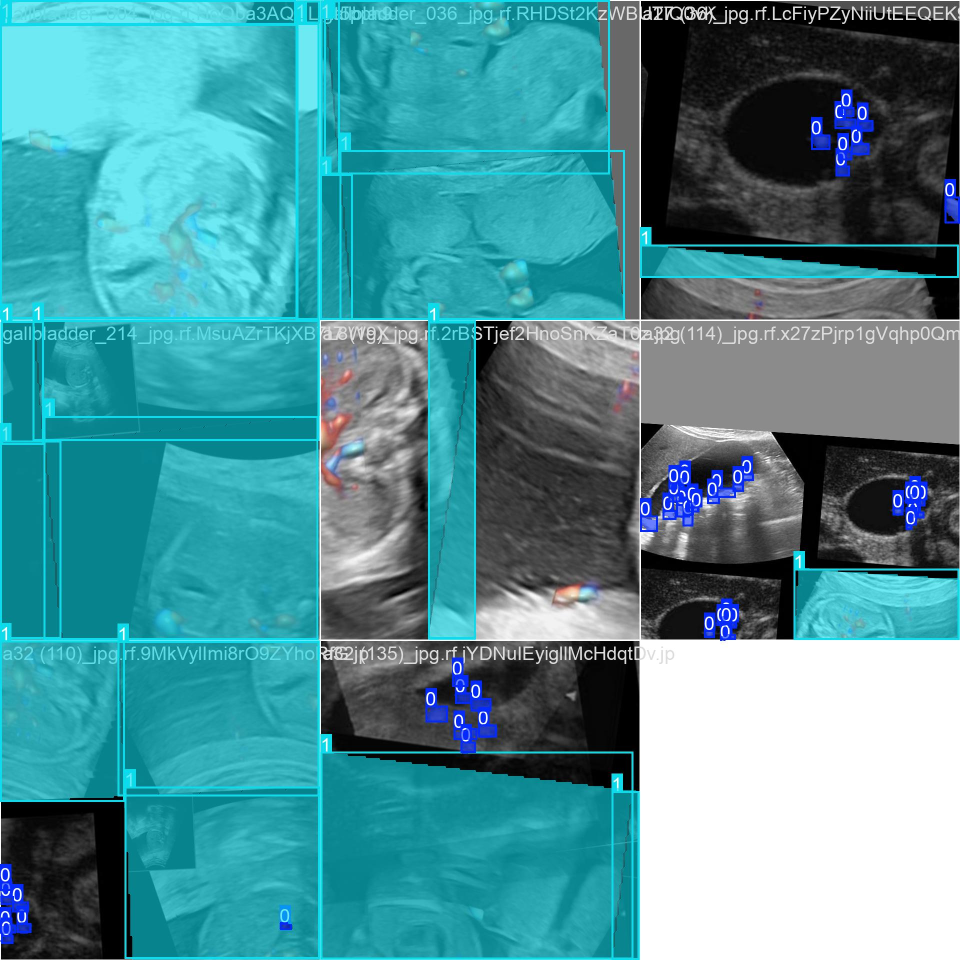
#> input picture backend/runs/segment/gallstone_yolo26/weights/train_batch2.jpg, 1920 x 1920 px, given as the content of the folder dataset_final_resplit/val/images, which was not available (shown at 1/2 size)
$ python review_validation_images.py
#> lines starting #> are read from the running program, lines starting #| are printed output that depends on the picture; after the words box and inside, x2 and y2 are one past the last pixel; in counts of white or black regions, pixels touching at a corner belong together; pictures that were not available may be replaced by others from this repository, and a replacement may not be noted
"""
Manual Validation Image Review Script
Interactive tool to review and clean validation images
"""
import cv2
import numpy as np
from pathlib import Path
import json
from datetime import datetime

class ValidationReviewer:
    """Interactive tool for reviewing validation images"""

    def __init__(self, data_dir="dataset_final_resplit", debug_mode=False, split="val"):
        self.data_dir = Path(data_dir)
        self.split = split
        self.split_dir = self.data_dir / split
        self.img_dir = self.split_dir / "images"
        self.label_dir = self.split_dir / "labels"

        self.reviewed_images = set()
        self.bad_images = set()
        self.current_index = 0
        self.image_files = []
        self.debug_mode = debug_mode

        # Colors
        self.GREEN = (0, 255, 0)
        self.RED = (0, 0, 255)
        self.BLUE = (255, 0, 0)
        self.WHITE = (255, 255, 255)
        self.BLACK = (0, 0, 0)
        self.YELLOW = (0, 255, 255)

    def load_images(self):
        """Load all validation images"""
        self.image_files = list(self.img_dir.glob("*.jpg")) + list(self.img_dir.glob("*.png"))
        self.image_files.sort()

        # Load previous review state if exists
        review_file = self.data_dir / f"review_state_{self.split}.json"
        if review_file.exists():
            with open(review_file, 'r') as f:
                state = json.load(f)
                self.reviewed_images = set(state.get('reviewed', []))
                self.bad_images = set(state.get('bad', []))

        print(f"Loaded {len(self.image_files)} validation images")
        print(f"Previously reviewed: {len(self.reviewed_images)}")
        print(f"Previously marked as bad: {len(self.bad_images)}")

    def load_labels(self, img_path, img_shape):
        """Load labels for an image with proper coordinate conversion"""
        label_path = self.label_dir / f"{img_path.stem}.txt"

        boxes = []
        if label_path.exists():
            with open(label_path, 'r') as f:
                for line_num, line in enumerate(f):
                    parts = line.strip().split()
                    if len(parts) >= 5:
                        # Get actual image dimensions
                        h, w = img_shape[:2]

                        # Check if polygon or bbox format
                        if len(parts) > 5:
                            # Polygon format - convert to bounding box
                            coords = np.array([float(x) for x in parts[1:]])
                            coords = coords.reshape(-1, 2)

                            # Convert normalized coordinates to pixels
                            x_min = int(np.min(coords[:, 0]) * w)
                            x_max = int(np.max(coords[:, 0]) * w)
                            y_min = int(np.min(coords[:, 1]) * h)
                            y_max = int(np.max(coords[:, 1]) * h)

                            if self.debug_mode:
                                print(f"DEBUG: Polygon box {line_num}: [{x_min}, {y_min}, {x_max}, {y_max}] (img: {w}x{h})")

                            boxes.append([x_min, y_min, x_max, y_max])
                        else:
                            # Bbox format: class x_center y_center width height (normalized)
                            class_id = int(parts[0])
                            x_center, y_center, width, height = map(float, parts[1:5])

                            # Convert normalized coordinates to pixels
                            x_center_px = int(x_center * w)
                            y_center_px = int(y_center * h)
                            width_px = int(width * w)
                            height_px = int(height * h)

                            # Convert to [x1, y1, x2, y2] format
                            x1 = x_center_px - width_px // 2
                            y1 = y_center_px - height_px // 2
                            x2 = x_center_px + width_px // 2
                            y2 = y_center_px + height_px // 2

                            if self.debug_mode:
                                print(f"DEBUG: Bbox {line_num}: norm=[{x_center:.3f}, {y_center:.3f}, {width:.3f}, {height:.3f}] -> pix=[{x1}, {y1}, {x2}, {y2}] (img: {w}x{h})")

                            boxes.append([x1, y1, x2, y2])

        return boxes

    def draw_boxes(self, img, boxes, color=None):
        """Draw bounding boxes on image"""
        if color is None:
            color = self.GREEN

        for box in boxes:
            x1, y1, x2, y2 = box
            cv2.rectangle(img, (x1, y1), (x2, y2), color, 2)

        return img

    def draw_info(self, img, img_name, index, total, boxes, img_shape):
        """Draw information overlay on image"""
        h, w = img.shape[:2]

        # Create semi-transparent overlay
        overlay = img.copy()
        cv2.rectangle(overlay, (0, 0), (w, 100), (0, 0, 0), -1)
        cv2.addWeighted(overlay, 0.7, img, 0.3, 0, img)

        # Draw text
        font = cv2.FONT_HERSHEY_SIMPLEX
        font_scale = 0.5
        thickness = 2

        # Image info
        text1 = f"Image {index + 1}/{total}: {img_name}"
        reviewed_status = "REVIEWED" if img_name in self.reviewed_images else "NEW"
        text2 = f"Size: {w}x{h} | Boxes: {len(boxes)} | Status: {reviewed_status} | {'BAD' if img_name in self.bad_images else 'GOOD'}"

        cv2.putText(img, text1, (10, 20), font, font_scale, self.WHITE, thickness)

        # Color based on status
        if img_name in self.bad_images:
            status_color = self.RED
        elif img_name in self.reviewed_images:
            status_color = self.YELLOW
        else:
            status_color = self.GREEN

        cv2.putText(img, text2, (10, 45), font, font_scale, status_color, thickness)

        # Show first box coordinates for debugging
        if boxes:
            box = boxes[0]
            text3 = f"Box: [{box[0]}, {box[1]}, {box[2]}, {box[3]}]"
            cv2.putText(img, text3, (10, 70), font, font_scale, self.BLUE, thickness)

        # Instructions
        instructions = [
            "[←/A] Prev",
            "[→/D] Next",
            "[B] Bad",
            "[G] Good",
            "[X] Delete",
            "[S] Skip",
            "[Q] Quit",
            "[R] Reset"
        ]

        y_offset = h - 25
        for i, instruction in enumerate(instructions):
            x_pos = 10 + (i * 100)
            if x_pos < w - 10:
                cv2.putText(img, instruction, (x_pos, y_offset),
                           font, 0.4, self.WHITE, 1)

        return img

    def save_state(self):
        """Save review state"""
        state = {
            'reviewed': list(self.reviewed_images),
            'bad': list(self.bad_images),
            'timestamp': datetime.now().isoformat()
        }

        review_file = self.data_dir / f"review_state_{self.split}.json"
        with open(review_file, 'w') as f:
            json.dump(state, f, indent=2)

        print(f"Saved review state: {len(self.reviewed_images)} reviewed, {len(self.bad_images)} bad")

    # [17 lines left out: function delete_image, not called in this run]

    def review_images(self):
        """Interactive image review"""
        if not self.image_files:
            print("No images to review")
            return

        print("\n" + "=" * 60)
        print("VALIDATION IMAGE REVIEW")
        print("=" * 60)
        print("\nControls:")
        print("  [←] or [A] - Previous image")
        print("  [→] or [D] - Next image")
        print("  [SPACE]     - Next image")
        print("  [B]         - Mark as bad")
        print("  [G]         - Mark as good")
        print("  [X] or [DEL]- Delete bad image")
        print("  [S]         - Skip to next")
        print("  [Q]         - Quit and save")
        print("  [R]         - Reset review")
        print("\n" + "=" * 60)

        while True:
            # Check if we've gone past the end
            if self.current_index >= len(self.image_files):
                print("Reached end of images. Press [←] to go back or [Q] to quit.")
                # Wait for user input
                key = cv2.waitKey(0) & 0xFF
                if key == ord('q'):
                    break
                elif key in [81, 2, 2424832]:  # Left arrow
                    self.current_index = len(self.image_files) - 1
                    continue
                else:
                    break

            img_path = self.image_files[self.current_index]
            img_name = img_path.name

            # Load image
            img = cv2.imread(str(img_path))
            if img is None:
                print(f"Failed to load {img_name}")
                self.current_index += 1
                continue

            # Load and draw boxes
            boxes = self.load_labels(img_path, img.shape)
            img = self.draw_boxes(img, boxes)

            # Draw info overlay
            img = self.draw_info(img, img_name, self.current_index, len(self.image_files), boxes, img.shape)

            # Resize if too large
            h, w = img.shape[:2]
            if h > 800 or w > 1200:
                scale = min(800/h, 1200/w)
                img = cv2.resize(img, (int(w*scale), int(h*scale)))

            # Display image
            cv2.imshow('Validation Review', img)

            # Get user input
            key = cv2.waitKey(0) & 0xFF

            # Debug: show key code
            if self.debug_mode:
                print(f"DEBUG: Key pressed: {key} (char: {chr(key) if 32 <= key <= 126 else 'N/A'})")

            if key == ord('q'):  # Quit
                print("Quitting review...")
                break
            elif key == ord('b'):  # Mark as bad
                self.bad_images.add(img_name)
                print(f"Marked {img_name} as BAD")
            elif key == ord('g'):  # Mark as good
                if img_name in self.bad_images:
                    self.bad_images.remove(img_name)
                print(f"Marked {img_name} as GOOD")
            elif key == ord('x') or key == 127 or key == 8:  # Delete bad image (X key or Delete/Backspace)
                if img_name in self.bad_images:
                    if self.delete_image(img_path):
                        self.image_files.remove(img_path)
                        self.current_index -= 1  # Adjust for removed image
                else:
                    print(f"Image {img_name} not marked as bad. Press [B] first.")
            elif key == ord('r'):  # Reset review
                confirm = input("Reset all reviews? (y/n): ")
                if confirm.lower() == 'y':
                    self.reviewed_images.clear()
                    self.bad_images.clear()
                    self.current_index = 0
                    print("Review reset")
                continue
            elif key == ord('s'):  # Skip
                print(f"Skipped {img_name}")
            # Letter key alternatives for navigation
            elif key == ord('a'):  # 'A' for previous (alternative to left arrow)
                if self.current_index > 0:
                    self.current_index -= 1
                    print(f"Going back to image {self.current_index + 1}")
                    continue
                else:
                    print("Already at first image")
                    continue
            elif key == ord('d'):  # 'D' for next (alternative to right arrow)
                if self.current_index < len(self.image_files) - 1:
                    self.current_index += 1
                    print(f"Going to image {self.current_index + 1}")
                    continue
                else:
                    print("Already at last image")
                    continue
            # Try multiple arrow key codes for cross-platform compatibility
            elif key in [81, 2, 2424832]:  # Left arrow (various systems)
                if self.current_index > 0:
                    self.current_index -= 1
                    print(f"Going back to image {self.current_index + 1}")
                    continue  # Don't mark as reviewed, just go back
                else:
                    print("Already at first image")
                    continue
            elif key in [83, 3, 2555904, 2424834]:  # Right arrow (various systems)
                if self.current_index < len(self.image_files) - 1:
                    self.current_index += 1
                    print(f"Going to image {self.current_index + 1}")
                    continue  # Don't mark as reviewed, just go forward
                else:
                    print("Already at last image")
                    continue
            elif key == ord(' '):  # Space bar (next)
                # Just move to next, handled below
                pass
            else:
                # Show unknown key for debugging
                if key != 255:  # Ignore -1 (no key pressed)
                    print(f"Unknown key: {key} (try using SPACE, A/D, or arrow keys)")

            # Mark as reviewed (only if we're not just navigating)
            self.reviewed_images.add(img_name)
            self.current_index += 1

            # Auto-save every 10 images
            if len(self.reviewed_images) % 10 == 0:
                self.save_state()

        cv2.destroyAllWindows()

        # Final save
        self.save_state()

        # Summary
        print("\n" + "=" * 60)
        print("REVIEW SUMMARY")
        print("=" * 60)
        print(f"Total images: {len(self.image_files)}")
        print(f"Reviewed: {len(self.reviewed_images)}")
        print(f"Marked as bad: {len(self.bad_images)}")
        print(f"Remaining: {len(self.image_files) - len(self.reviewed_images)}")

        if self.bad_images:
            print(f"\nBad images:")
            for img_name in sorted(self.bad_images):
                print(f"  - {img_name}")

def main():
    import argparse

    parser = argparse.ArgumentParser(description="Review validation images")
    parser.add_argument("--data_dir", type=str, default="dataset_final_resplit",
                       help="Dataset directory")
    parser.add_argument("--split", type=str, default="val", choices=["train", "val", "test"],
                       help="Dataset split to review (train, val, test)")
    parser.add_argument("--debug", action="store_true",
                       help="Enable debug mode to show coordinate conversion details")
    args = parser.parse_args()

    reviewer = ValidationReviewer(args.data_dir, debug_mode=args.debug, split=args.split)
    reviewer.load_images()
    reviewer.review_images()
#> in review_images, img is the input picture: shape (1920, 1920, 3); mean B, G, R 151.7, 143.9, 77.7
#> in draw_info, `cv2.rectangle(overlay, (0, 0), (w, 100), (0, 0, 0), -1)`:
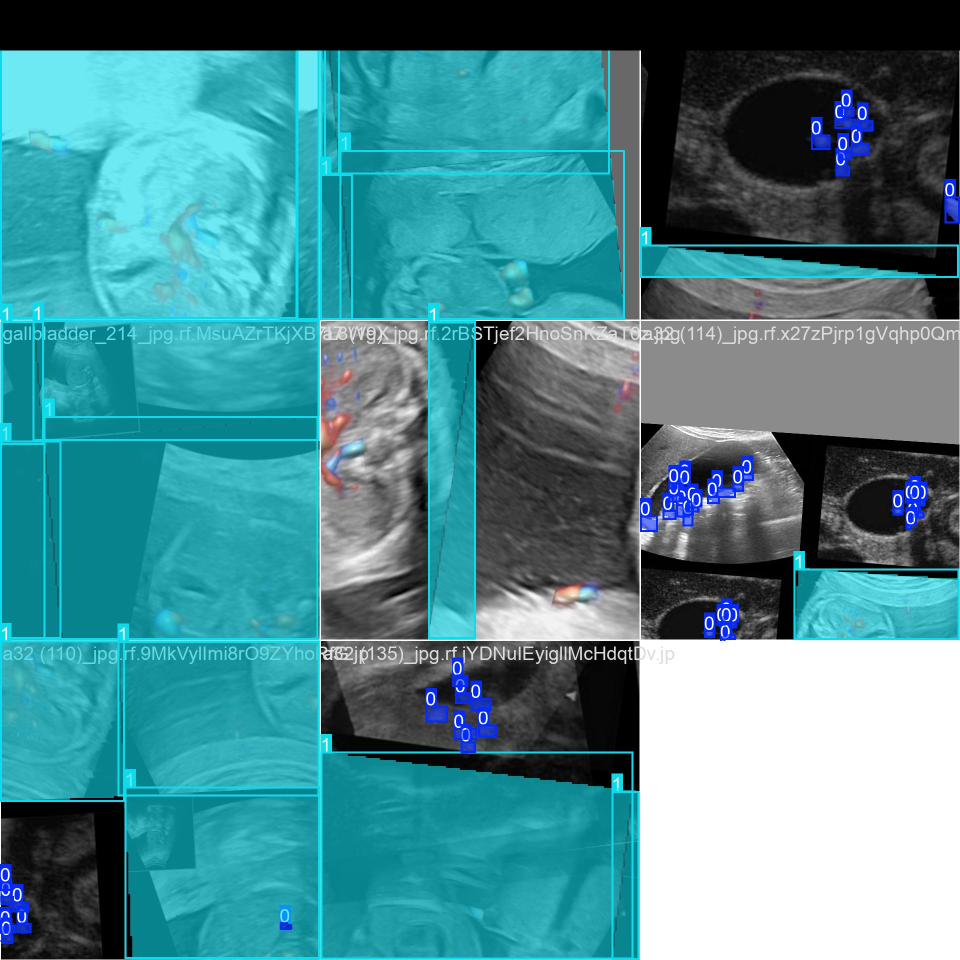
#> overlay: shape (1920, 1920, 3) (shown at 1/2 size); 4.73% of pixels changed, all inside (x1, y1, x2, y2) = (0, 0, 1920, 101)
#> in draw_info, `font = cv2.FONT_HERSHEY_SIMPLEX`: font = 0
#> in draw_info, `cv2.putText(img, text2, (10, 45), font, font_scale, status_color, thic..`:
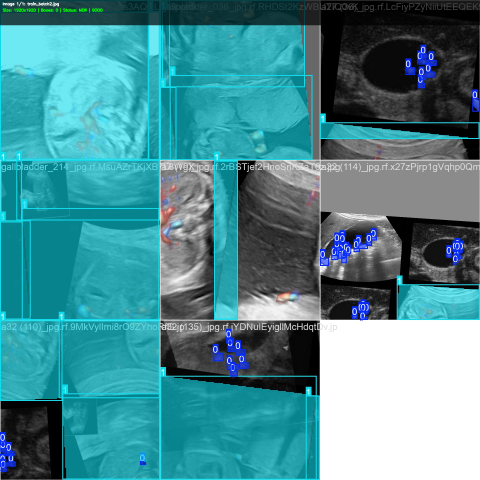
#> img: shape (1920, 1920, 3) (shown at 1/4 size); mean B, G, R 146.3, 139, 75.6
#> in review_images, `img = cv2.resize(img, (int(w*scale), int(h*scale)))`:
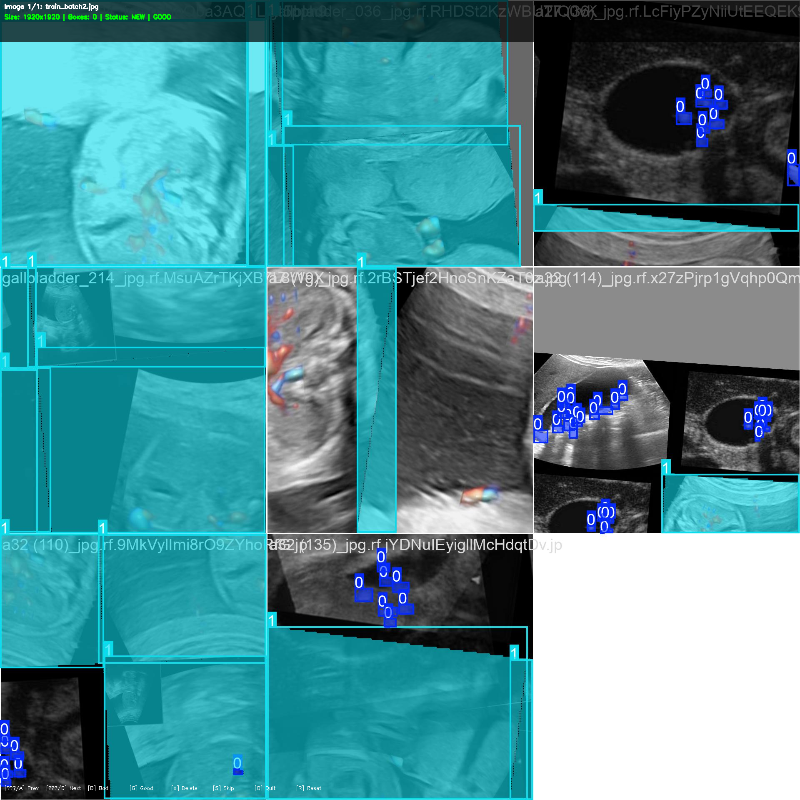
#> img: shape (800, 800, 3); mean B, G, R 146.2, 138.9, 75.6
#> (key q is pressed here)

if __name__ == "__main__":
    main()
